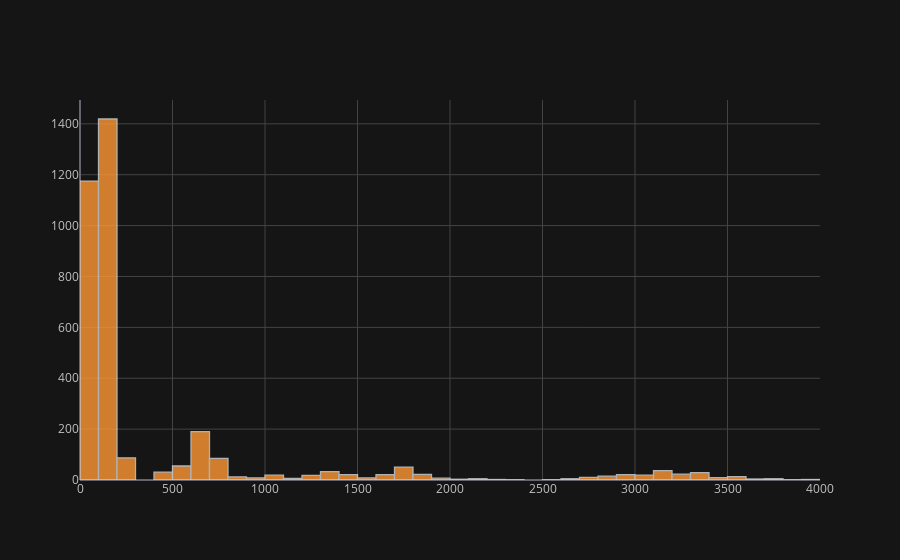

The notebook cell saved with this chart:
### Code cell
bata[['Open']].iplot(kind='hist', theme='solar')

### Figure 1 — Plotly figure (JSON) as saved in the notebook; plotly's stock layout.template omitted (floating-point values rounded to 4 significant figures; data arrays with more than 128 entries replaced by an {"elided": "..."} marker saying what was removed)
{"data": [{"histfunc": "count", "histnorm": "", "marker": {"color": "rgba(255, 153, 51, 1.0)", "line": {"color": "#D9D9D9", "width": 1.3}}, "name": "Open", "opacity": 0.8, "orientation": "v", "type": "histogram", "x": {"elided": "3473 float values"}}], "layout": {"barmode": "overlay", "legend": {"bgcolor": "#151516", "font": {"color": "#D9D9D9"}}, "paper_bgcolor": "#151516", "plot_bgcolor": "#151516", "title": {"font": {"color": "#D9D9D9"}}, "xaxis": {"gridcolor": "#434343", "showgrid": true, "tickfont": {"color": "#C2C2C2"}, "title": {"font": {"color": "#D9D9D9"}, "text": ""}, "zerolinecolor": "#666570"}, "yaxis": {"gridcolor": "#434343", "showgrid": true, "tickfont": {"color": "#C2C2C2"}, "title": {"font": {"color": "#D9D9D9"}, "text": ""}, "zerolinecolor": "#666570"}}}
